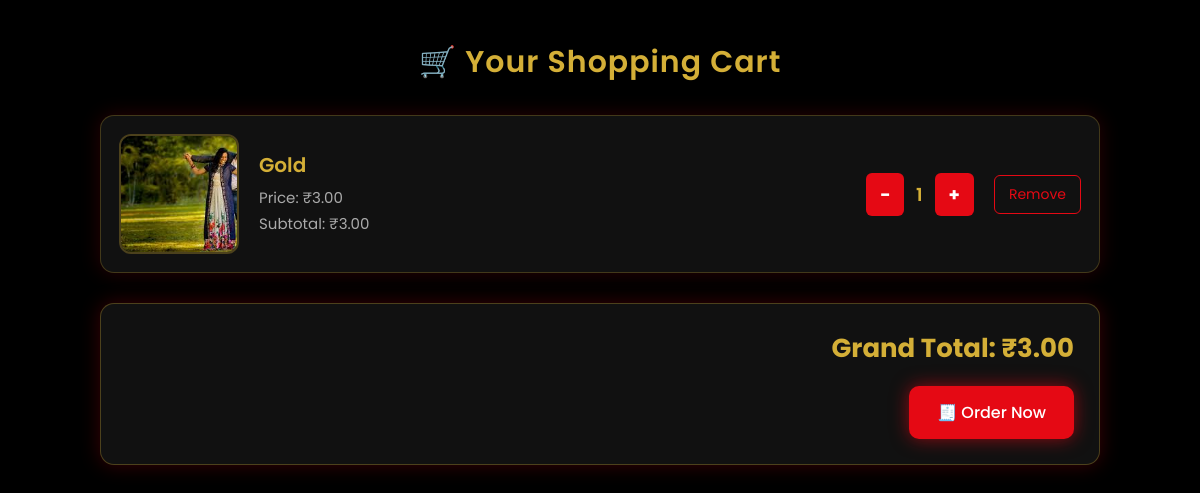
Page /cart (signed in) on the committed database.
### myapp/models.py (models this page shows, shortened)
class add_to_cart(models.Model):
    user = models.ForeignKey(
        Register,
        on_delete=models.CASCADE,
        related_name='cart_items'
    )
    add_to_cart_product = models.ForeignKey(
        product,
        on_delete=models.CASCADE,
        related_name='cart_products'
    )
    quantity = models.PositiveIntegerField(default=1)
    added_at = models.DateTimeField(auto_now_add=True)
    class Meta:
        unique_together = ('user', 'add_to_cart_product')
        verbose_name = "Cart Item"
        verbose_name_plural = "Cart Items"
    @property
    def total_price(self):
        return self.quantity * self.add_to_cart_product.product_price

class product(models.Model):
    product_img = models.ImageField(upload_to='uploads', null=True,blank=True)
    product_Categorie = models.CharField(max_length=50,null=True)
    product_name = models.CharField(max_length=100)
    product_des = models.CharField(max_length=200)
    product_price = models.DecimalField(max_digits=10, decimal_places=2)

### myapp/views.py (the view)
# urls.py: path('cart', views.view_cart, name='view_cart'),
def view_cart(request):
    email = request.session.get('email')
    if not email:
        return redirect('login')
    user = Register.objects.get(email=email)
    cart_items = add_to_cart.objects.filter(user=user)
    total_amount = sum(item.total_price for item in cart_items)
    return render(request, 'cart.html', {
        'cart_items': cart_items,
        'total_amount': total_amount
    })

### myapp/context_processors.py (called while the page is built)
def cart_count(request):
    email = request.session.get('email')
    count = 0
    if email:
        try:
            user = Register.objects.get(email=email)
            count = add_to_cart.objects.filter(user=user).count()
        except Register.DoesNotExist:
            pass
    return {'cart_count': count}

### myapp/templates/cart.html (shortened to what this page needs)
{% load static %}
<!DOCTYPE html>
<html lang="en">
<head>
</head>
<body>
<div class="container">
    <h2>🛒 Your Shopping Cart</h2>
    {% if cart_items %}
        {% for item in cart_items %}
        <div class="cart-card">
            <img src="{{ item.add_to_cart_product.product_img.url }}" alt="Product">
            <div class="details">
                <h4>{{ item.add_to_cart_product.product_name }}</h4>
                <p>Price: ₹{{ item.add_to_cart_product.product_price }}</p>
                <p>Subtotal: ₹{{ item.total_price }}</p>
            </div>
            <div class="qty-box">
                <a class="qty-btn" href="{% url 'decrease_quantity' item.id %}">−</a>
                <span class="qty-number">{{ item.quantity }}</span>
                <a class="qty-btn" href="{% url 'increase_quantity' item.id %}">+</a>
            </div>
            <a class="remove-btn" href="{% url 'remove_cart_item' item.id %}">
                Remove
            </a>
        </div>
        {% endfor %}
        <div class="summary-box">
            <h3>Grand Total: ₹{{ total_amount }}</h3>
            <a href="{% url 'order_now_page' %}" class="order-btn">
                🧾 Order Now
            </a>
        </div>
    {% else %}
        <p class="empty">Your cart is empty!</p>
    {% endif %}
</div>
</body>
</html>

### myapp/templates/cart.html (style rules this page uses)
:root { --bg-black: #000; --dark-black: #111; --gold: #d4af37; --fire-red: #e50914; --soft-gray: #aaa; }
* { margin: 0; padding: 0; box-sizing: border-box; font-family: "Poppins", sans-serif; }
body { background: var(--bg-black); color: var(--gold); }
.container { width: 90%; max-width: 1000px; margin: 40px auto; }
h2 { text-align: center; font-size: 30px; margin-bottom: 30px; font-weight: 600; letter-spacing: 1px; }
.cart-card { display: grid; grid-template-columns: 120px 1fr auto auto; align-items: center; gap: 20px; background: var(--dark-black); padding: 18px; margin-bottom: 20px; border-radius: 14px; border: 1px solid rgba(212,175,55,0.25); box-shadow: 0 0 20px rgba(229,9,20,0.18); transition: 0.3s ease; }
.cart-card img { width: 120px; height: 120px; border-radius: 12px; object-fit: cover; border: 2px solid rgba(212,175,55,0.3); }
.details h4 { font-size: 20px; font-weight: 600; margin-bottom: 6px; color: var(--gold); }
.details p { font-size: 15px; color: var(--soft-gray); margin: 3px 0; }
.qty-box { display: flex; align-items: center; gap: 12px; }
.qty-btn { background: var(--fire-red); color: #fff; padding: 8px 14px; border-radius: 6px; text-decoration: none; font-size: 18px; font-weight: bold; }
.qty-number { font-size: 18px; font-weight: 600; color: var(--gold); }
.remove-btn { background: transparent; color: var(--fire-red); padding: 8px 14px; border-radius: 6px; text-decoration: none; font-size: 14px; border: 1px solid var(--fire-red); }
.summary-box { background: var(--dark-black); padding: 25px; border-radius: 14px; border: 1px solid rgba(212,175,55,0.3); box-shadow: 0 0 20px rgba(229,9,20,0.25); margin-top: 30px; text-align: right; }
.summary-box h3 { font-size: 26px; font-weight: 700; }
.order-btn { display: inline-block; margin-top: 18px; padding: 14px 28px; background: var(--fire-red); color: #fff; text-decoration: none; border-radius: 10px; font-weight: 500; box-shadow: 0 0 18px rgba(229,9,20,0.6); }

### rows in the picture
add_to_cart: add_to_cart_product.product_img (picture), add_to_cart_product.product_name "Gold", add_to_cart_product.product_price "3.00", total_price "3.00", quantity "1"

### other values in the picture
{{ total_amount }} "3.00"
